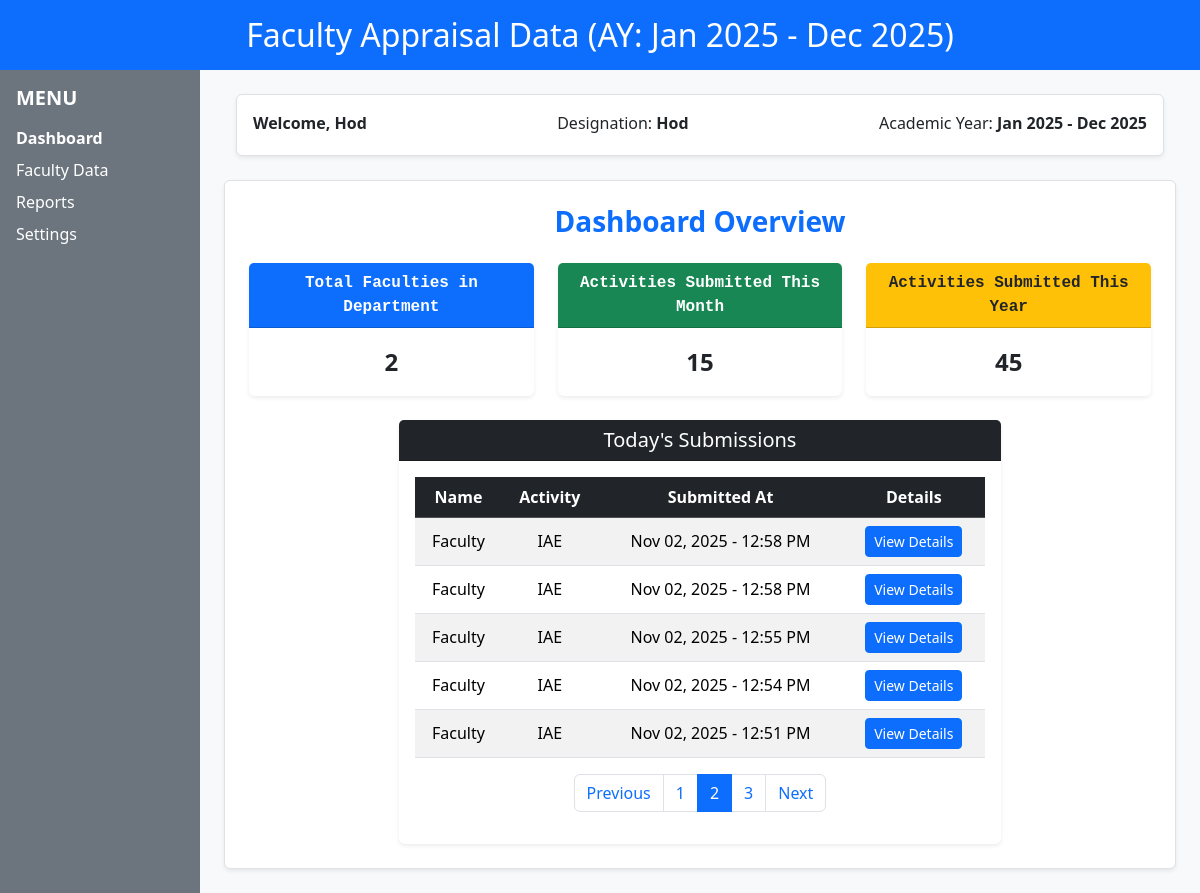
The app's page /home/?page=2 (signed in) with its own data.
### AppraisalProject/models.py (models this page shows, shortened)
class CreateUser(AbstractUser):
    role = models.CharField(max_length=50, choices=[
        ('dean', 'Dean'),
        ('hod', 'Head of Department'),
        ('faculty', 'Faculty'),
    ])
    department = models.ForeignKey(Department, on_delete=models.CASCADE, null=True, blank=True)
    designation = models.CharField(max_length=100, blank=True, null=True)
    phone_number = models.CharField(max_length=15, blank=True, null=True)
    reports_to = models.ForeignKey(
        "self",
        null=True,
        blank=True,
        on_delete=models.SET_NULL,
        related_name="subordinates"
    )

class ActivitySubmission(models.Model):
    user = models.ForeignKey(CreateUser, on_delete=models.CASCADE)
    department = models.ForeignKey(Department, on_delete=models.CASCADE)
    month = models.CharField(max_length=40)
    activity_name = models.ForeignKey(Activities, on_delete=models.CASCADE)
    detail = models.JSONField(default=dict,null=True)
    merged_proof = models.FileField(upload_to="proofs/", blank=True)
    created_at = models.DateTimeField(auto_now_add=True)

class Activities(models.Model):
   activityName = models.CharField(max_length=100)
   def __str__(self):
       return self.activityName

### AppraisalProject/views.py (the view, shortened to what this page needs)
# urls.py: path('home/', Home, name='home'),
@login_required(login_url='login')
def Home(request, content=None):
    departments = Department.objects.all()
    activities = Activities.objects.all()
    acadYear = f"Jan {datetime.now().year} - Dec {datetime.now().year}"
    months = [calendar.month_name[i] for i in range(1, 13)]
    department = request.POST.get('department')
    month = request.POST.get('month')
    activityName = None
    submitted = False
    print("Content in Home:", repr(content))
    if request.method == 'POST':
        activityName = request.POST.get('activityName')
        print("Got activityName in Home:", repr(activityName))
        submitted = True   # first form submit aayiduchu
    if not request.user.is_authenticated:
        return redirect('login')
    if request.user.role == 'dean':
        return render(request, 'dean/home.html', {'user': request.user})
    elif request.user.role == 'hod':
        totalFaculty = CreateUser.objects.filter(role='faculty', department=request.user.department).count()
        activities_submitted_this_month = ActivitySubmission.objects.filter(user__department=request.user.department, created_at__month=datetime.now().month).count()
        activities_submitted_this_year = ActivitySubmission.objects.filter(user__department=request.user.department, created_at__year=datetime.now().year).count()
        try:
            activities_submitted_today = ActivitySubmission.objects.filter(user__department=request.user.department, created_at__date=datetime.now().date()).order_by('-created_at')
            paginator = Paginator(activities_submitted_today, 5)  # 10 per page
            page_number = request.GET.get('page')
            page_obj = paginator.get_page(page_number)
        except ActivitySubmission.DoesNotExist:
            activities_submitted_today = None
        return render(request, 'hod/home.html',
                      {'user': request.user,
                       'totalFaculty': totalFaculty,
                       'activities_submitted_this_month': activities_submitted_this_month,
                       'activities_submitted_this_year': activities_submitted_this_year,
                       'acadYear': acadYear,
                       'page_obj': page_obj})
    else:
        return render(request, '404.html')

### AppraisalProject/templates/hod/home.html (shortened to what this page needs)
{% extends 'base.html' %} {% block title %}Home{% endblock %} {% block content %}
<div class="row g-0">
  <div class="col-12">
    <div class="topBar bg-primary text-center py-3 shadow-sm">
      <h2 class="text-white mb-0">
        Faculty Appraisal Data (AY: {{ acadYear }})
      </h2>
    </div>
  </div>
  <div class="col-3 col-md-2 bg-secondary text-white p-3" style="min-height: 100vh">
    <h5 class="mb-3 text-uppercase fw-bold">Menu</h5>
    <ul class="list-unstyled">
      <li class="mb-2">
        <a href="#" class="text-white text-decoration-none fw-semibold"
          >Dashboard</a
        >
      </li>
      <li class="mb-2">
        <a href="#" class="text-white text-decoration-none">Faculty Data</a>
      </li>
      <li class="mb-2">
        <a href="#" class="text-white text-decoration-none">Reports</a>
      </li>
      <li class="mb-2">
        <a href="#" class="text-white text-decoration-none">Settings</a>
      </li>
    </ul>
  </div>
  <div class="col-9 col-md-10 p-4 bg-light">
    <div class="container-fluid mb-4">
      <div
        class="d-flex flex-wrap justify-content-between align-items-center bg-white p-3 rounded shadow-sm border"
      >
        <p class="mb-1 fw-bold">Welcome, {{ user.username }}</p>
        <p class="mb-1">
          Designation: <span class="fw-semibold">{{ user.role|capfirst }}</span>
        </p>
        <p class="mb-1">
          Academic Year: <span class="fw-semibold">{{ acadYear }}</span>
        </p>
      </div>
    </div>
    <div class="container border p-4 rounded shadow-sm bg-white">
      <h3 class="mb-4 text-center text-primary fw-bold">Dashboard Overview</h3>
      <div class="row align-items-center justify-content-center">
        <div class="col-md-6 col-lg-4 mb-4">
          <div class="card shadow-sm border-0">
            <p
              class="card-header text-center fw-bold font-monospace bg-primary text-white"
            >
              Total Faculties in Department
            </p>
            <div class="card-body">
              <p class="card-text text-center fs-4 fw-bold text-dark">
                {{ totalFaculty }}
              </p>
            </div>
          </div>
        </div>
        <div class="col-md-6 col-lg-4 mb-4">
          <div class="card shadow-sm border-0">
            <p
              class="card-header text-center fw-bold font-monospace bg-success text-white"
            >
              Activities Submitted This Month
            </p>
            <div class="card-body">
              <p class="card-text text-center fs-4 fw-bold text-dark">
                {{ activities_submitted_this_month }}
              </p>
            </div>
          </div>
        </div>
        <div class="col-md-6 col-lg-4 mb-4">
          <div class="card shadow-sm border-0">
            <p
              class="card-header text-center fw-bold font-monospace bg-warning text-dark"
            >
              Activities Submitted This Year
            </p>
            <div class="card-body">
              <p class="card-text text-center fs-4 fw-bold text-dark">
                {{ activities_submitted_this_year }}
              </p>
            </div>
          </div>
        </div>
      </div>
      <div class="row">
        <div class="container justify-content-center d-flex">
          <div class="card col-12 col-lg-8 border-0 shadow-sm">
            <div class="card-header bg-dark text-white text-center">
              <h5 class="mb-0">Today's Submissions</h5>
            </div>
            <div class="card-body">
              {% if page_obj %}
              <div class="table-responsive">
                <table class="table table-striped align-middle text-center">
                  <thead class="table-dark">
                    <tr>
                      <th>Name</th>
                      <th>Activity</th>
                      <th>Submitted At</th>
                      <th>Details</th>
                    </tr>
                  </thead>
                  <tbody>
                    {% for activity in page_obj %}
                    <tr>
                      <td>{{ activity.user.username }}</td>
                      <td>{{ activity.activity_name }}</td>
                      <td>{{ activity.created_at|date:"M d, Y - H:i A" }}</td>
                      <td>
                        <button
                          class="btn btn-sm btn-primary"
                          type="button"
                          data-bs-toggle="modal"
                          data-bs-target="#activityModal{{ activity.id }}"
                        >
                          View Details
                        </button>
                      </td>
                    </tr>
                    {% endfor %}
                  </tbody>
                </table>
                <nav aria-label="Page navigation">
  <ul class="pagination justify-content-center">
    {% if page_obj.has_previous %}
      <li class="page-item">
        <a class="page-link" href="?page={{ page_obj.previous_page_number }}">Previous</a>
      </li>
    {% else %}
      <li class="page-item disabled"><span class="page-link">Previous</span></li>
    {% endif %}
    {% for num in page_obj.paginator.page_range %}
      {% if page_obj.number == num %}
        <li class="page-item active"><span class="page-link">{{ num }}</span></li>
      {% else %}
        <li class="page-item"><a class="page-link" href="?page={{ num }}">{{ num }}</a></li>
      {% endif %}
    {% endfor %}
    {% if page_obj.has_next %}
      <li class="page-item">
        <a class="page-link" href="?page={{ page_obj.next_page_number }}">Next</a>
      </li>
    {% else %}
      <li class="page-item disabled"><span class="page-link">Next</span></li>
    {% endif %}
  </ul>
</nav>
              </div>
              {% else %}
              <p class="text-center mb-0 text-muted">
                No submissions made today !
              </p>
              {% endif %}
            </div>
          </div>
        </div>
      </div>
    </div>
  </div>
</div>
{% endblock %}

### AppraisalProject/static/css/style.css (style rules this page uses)
:root { --primary: #4E73DF; --secondary: #858796; --success: #1CC88A; --warning: #F6C23E; --danger: #E74A3B; --light-bg: #F8F9FC; --dark-text: #5A5C69; }

### records on screen
CreateUser: username "Hod", role "Hod"
ActivitySubmission: user.username "Faculty", activity_name "IAE", created_at "Nov 02, 2025 - 12:58 PM"
ActivitySubmission: user.username "Faculty", activity_name "IAE", created_at "Nov 02, 2025 - 12:58 PM"
ActivitySubmission: user.username "Faculty", activity_name "IAE", created_at "Nov 02, 2025 - 12:55 PM"
ActivitySubmission: user.username "Faculty", activity_name "IAE", created_at "Nov 02, 2025 - 12:54 PM"
ActivitySubmission: user.username "Faculty", activity_name "IAE", created_at "Nov 02, 2025 - 12:51 PM"

### other values on screen
{{ totalFaculty }} "2"
{{ activities_submitted_this_month }} "15"
{{ activities_submitted_this_year }} "45"
{{ num }} "1" "3"
{{ num }} "2"
